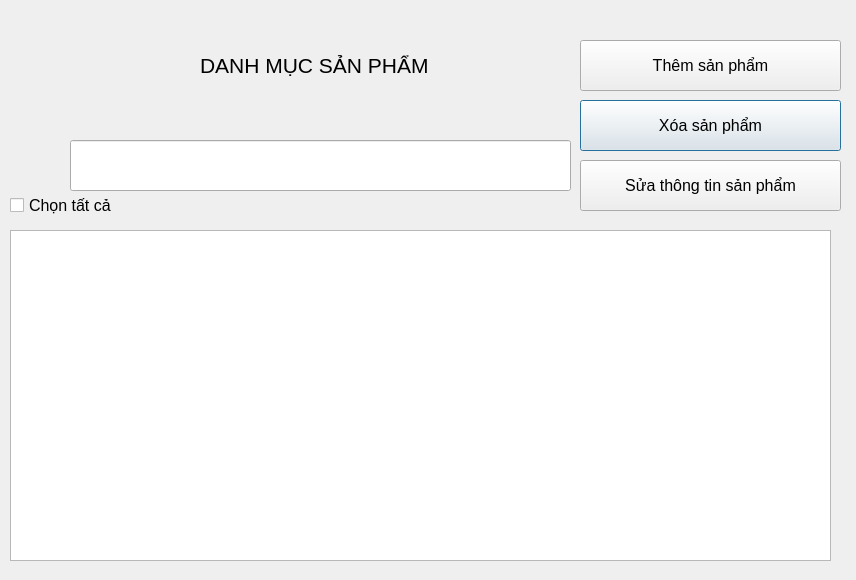
<?xml version="1.0" encoding="UTF-8"?>
<ui version="4.0">
 <class>CategoriesWindow</class>
 <widget class="QDialog" name="CategoriesWindow">
  <property name="geometry">
   <rect>
    <x>0</x>
    <y>0</y>
    <width>856</width>
    <height>580</height>
   </rect>
  </property>
  <property name="windowTitle">
   <string>Dialog</string>
  </property>
  <widget class="QStackedWidget" name="stackedWidget">
   <property name="geometry">
    <rect>
     <x>10</x>
     <y>10</y>
     <width>841</width>
     <height>561</height>
    </rect>
   </property>
   <property name="font">
    <font>
     <pointsize>12</pointsize>
    </font>
   </property>
   <property name="currentIndex">
    <number>0</number>
   </property>
   <widget class="QWidget" name="main_categories">
    <widget class="QPushButton" name="remove_book">
     <property name="geometry">
      <rect>
       <x>570</x>
       <y>90</y>
       <width>261</width>
       <height>51</height>
      </rect>
     </property>
     <property name="font">
      <font>
       <pointsize>12</pointsize>
      </font>
     </property>
     <property name="text">
      <string>Xóa sản phẩm</string>
     </property>
     <property name="icon">
      <iconset resource="galeries.qrc">
       <normaloff>:/image/remove_2.png</normaloff>:/image/remove_2.png</iconset>
     </property>
     <property name="iconSize">
      <size>
       <width>30</width>
       <height>30</height>
      </size>
     </property>
    </widget>
    <widget class="QPushButton" name="to_add_book">
     <property name="geometry">
      <rect>
       <x>570</x>
       <y>30</y>
       <width>261</width>
       <height>51</height>
      </rect>
     </property>
     <property name="font">
      <font>
       <pointsize>12</pointsize>
      </font>
     </property>
     <property name="text">
      <string>Thêm sản phẩm</string>
     </property>
     <property name="icon">
      <iconset resource="galeries.qrc">
       <normaloff>:/image/add.png</normaloff>:/image/add.png</iconset>
     </property>
     <property name="iconSize">
      <size>
       <width>30</width>
       <height>30</height>
      </size>
     </property>
    </widget>
    <widget class="QLineEdit" name="search">
     <property name="geometry">
      <rect>
       <x>60</x>
       <y>130</y>
       <width>501</width>
       <height>51</height>
      </rect>
     </property>
     <property name="font">
      <font>
       <pointsize>12</pointsize>
      </font>
     </property>
    </widget>
    <widget class="QPushButton" name="infor_edit">
     <property name="geometry">
      <rect>
       <x>570</x>
       <y>150</y>
       <width>261</width>
       <height>51</height>
      </rect>
     </property>
     <property name="font">
      <font>
       <pointsize>12</pointsize>
      </font>
     </property>
     <property name="text">
      <string>Sửa thông tin sản phẩm</string>
     </property>
     <property name="icon">
      <iconset resource="galeries.qrc">
       <normaloff>:/image/edit.png</normaloff>:/image/edit.png</iconset>
     </property>
     <property name="iconSize">
      <size>
       <width>30</width>
       <height>30</height>
      </size>
     </property>
    </widget>
    <widget class="QLabel" name="label_8">
     <property name="geometry">
      <rect>
       <x>0</x>
       <y>130</y>
       <width>51</width>
       <height>41</height>
      </rect>
     </property>
     <property name="text">
      <string/>
     </property>
     <property name="pixmap">
      <pixmap resource="galeries.qrc">:/image/search.png</pixmap>
     </property>
     <property name="scaledContents">
      <bool>true</bool>
     </property>
    </widget>
    <widget class="QTableView" name="categories_table">
     <property name="geometry">
      <rect>
       <x>0</x>
       <y>220</y>
       <width>821</width>
       <height>331</height>
      </rect>
     </property>
     <property name="font">
      <font>
       <pointsize>12</pointsize>
      </font>
     </property>
     <attribute name="verticalHeaderVisible">
      <bool>false</bool>
     </attribute>
    </widget>
    <widget class="QCheckBox" name="checkBox">
     <property name="geometry">
      <rect>
       <x>0</x>
       <y>180</y>
       <width>121</width>
       <height>31</height>
      </rect>
     </property>
     <property name="font">
      <font>
       <pointsize>12</pointsize>
      </font>
     </property>
     <property name="text">
      <string>Chọn tất cả</string>
     </property>
    </widget>
    <widget class="QLabel" name="label">
     <property name="geometry">
      <rect>
       <x>70</x>
       <y>10</y>
       <width>91</width>
       <height>81</height>
      </rect>
     </property>
     <property name="text">
      <string/>
     </property>
     <property name="pixmap">
      <pixmap resource="galeries.qrc">:/image/category.png</pixmap>
     </property>
     <property name="scaledContents">
      <bool>true</bool>
     </property>
    </widget>
    <widget class="QLabel" name="label_10">
     <property name="geometry">
      <rect>
       <x>190</x>
       <y>10</y>
       <width>351</width>
       <height>91</height>
      </rect>
     </property>
     <property name="font">
      <font>
       <pointsize>16</pointsize>
      </font>
     </property>
     <property name="text">
      <string>DANH MỤC SẢN PHẨM</string>
     </property>
    </widget>
   </widget>
   <widget class="QWidget" name="add_book">
    <widget class="QLabel" name="label_2">
     <property name="geometry">
      <rect>
       <x>30</x>
       <y>150</y>
       <width>121</width>
       <height>21</height>
      </rect>
     </property>
     <property name="font">
      <font>
       <pointsize>12</pointsize>
      </font>
     </property>
     <property name="text">
      <string>Tên sản phẩm</string>
     </property>
    </widget>
    <widget class="QLabel" name="label_3">
     <property name="geometry">
      <rect>
       <x>30</x>
       <y>210</y>
       <width>91</width>
       <height>31</height>
      </rect>
     </property>
     <property name="font">
      <font>
       <pointsize>12</pointsize>
      </font>
     </property>
     <property name="text">
      <string>Tên tác giả</string>
     </property>
    </widget>
    <widget class="QLabel" name="label_4">
     <property name="geometry">
      <rect>
       <x>30</x>
       <y>270</y>
       <width>101</width>
       <height>20</height>
      </rect>
     </property>
     <property name="font">
      <font>
       <pointsize>12</pointsize>
      </font>
     </property>
     <property name="text">
      <string>Giá bán</string>
     </property>
    </widget>
    <widget class="QLabel" name="label_5">
     <property name="geometry">
      <rect>
       <x>240</x>
       <y>10</y>
       <width>461</width>
       <height>61</height>
      </rect>
     </property>
     <property name="font">
      <font>
       <pointsize>16</pointsize>
      </font>
     </property>
     <property name="text">
      <string>THÊM DANH MỤC SẢN PHẨM MỚI</string>
     </property>
    </widget>
    <widget class="QLabel" name="label_6">
     <property name="geometry">
      <rect>
       <x>30</x>
       <y>330</y>
       <width>111</width>
       <height>31</height>
      </rect>
     </property>
     <property name="font">
      <font>
       <pointsize>12</pointsize>
      </font>
     </property>
     <property name="text">
      <string>Giá nhập</string>
     </property>
    </widget>
    <widget class="QLabel" name="label_7">
     <property name="geometry">
      <rect>
       <x>30</x>
       <y>390</y>
       <width>101</width>
       <height>31</height>
      </rect>
     </property>
     <property name="font">
      <font>
       <pointsize>12</pointsize>
      </font>
     </property>
     <property name="text">
      <string>Phân loại</string>
     </property>
    </widget>
    <widget class="QLineEdit" name="purchase_price">
     <property name="geometry">
      <rect>
       <x>190</x>
       <y>330</y>
       <width>551</width>
       <height>41</height>
      </rect>
     </property>
     <property name="font">
      <font>
       <pointsize>12</pointsize>
      </font>
     </property>
    </widget>
    <widget class="QLineEdit" name="selling_price">
     <property name="geometry">
      <rect>
       <x>190</x>
       <y>270</y>
       <width>551</width>
       <height>41</height>
      </rect>
     </property>
     <property name="font">
      <font>
       <pointsize>12</pointsize>
      </font>
     </property>
    </widget>
    <widget class="QLineEdit" name="title_edit">
     <property name="geometry">
      <rect>
       <x>190</x>
       <y>150</y>
       <width>551</width>
       <height>41</height>
      </rect>
     </property>
     <property name="font">
      <font>
       <pointsize>12</pointsize>
      </font>
     </property>
    </widget>
    <widget class="QPushButton" name="delay_status">
     <property name="geometry">
      <rect>
       <x>540</x>
       <y>490</y>
       <width>131</width>
       <height>61</height>
      </rect>
     </property>
     <property name="font">
      <font>
       <pointsize>12</pointsize>
      </font>
     </property>
     <property name="text">
      <string>Cancel</string>
     </property>
     <property name="icon">
      <iconset resource="galeries.qrc">
       <normaloff>:/image/cancel.png</normaloff>:/image/cancel.png</iconset>
     </property>
     <property name="iconSize">
      <size>
       <width>30</width>
       <height>30</height>
      </size>
     </property>
    </widget>
    <widget class="QPushButton" name="save_book">
     <property name="geometry">
      <rect>
       <x>690</x>
       <y>490</y>
       <width>141</width>
       <height>61</height>
      </rect>
     </property>
     <property name="font">
      <font>
       <pointsize>12</pointsize>
      </font>
     </property>
     <property name="text">
      <string>OK</string>
     </property>
     <property name="icon">
      <iconset resource="galeries.qrc">
       <normaloff>:/image/ok.png</normaloff>:/image/ok.png</iconset>
     </property>
     <property name="iconSize">
      <size>
       <width>30</width>
       <height>30</height>
      </size>
     </property>
    </widget>
    <widget class="QPushButton" name="to_main_categories">
     <property name="geometry">
      <rect>
       <x>370</x>
       <y>490</y>
       <width>141</width>
       <height>61</height>
      </rect>
     </property>
     <property name="font">
      <font>
       <pointsize>12</pointsize>
      </font>
     </property>
     <property name="text">
      <string>Quay lại</string>
     </property>
     <property name="icon">
      <iconset resource="galeries.qrc">
       <normaloff>:/image/back.png</normaloff>:/image/back.png</iconset>
     </property>
     <property name="iconSize">
      <size>
       <width>30</width>
       <height>30</height>
      </size>
     </property>
    </widget>
    <widget class="QPushButton" name="pushButton">
     <property name="geometry">
      <rect>
       <x>20</x>
       <y>490</y>
       <width>321</width>
       <height>61</height>
      </rect>
     </property>
     <property name="text">
      <string>Thêm sản phẩm từ file excel</string>
     </property>
     <property name="icon">
      <iconset resource="galeries.qrc">
       <normaloff>:/image/excel.png</normaloff>:/image/excel.png</iconset>
     </property>
     <property name="iconSize">
      <size>
       <width>30</width>
       <height>30</height>
      </size>
     </property>
    </widget>
    <widget class="QLabel" name="label_9">
     <property name="geometry">
      <rect>
       <x>30</x>
       <y>100</y>
       <width>121</width>
       <height>21</height>
      </rect>
     </property>
     <property name="font">
      <font>
       <pointsize>12</pointsize>
      </font>
     </property>
     <property name="text">
      <string>ISBN</string>
     </property>
    </widget>
    <widget class="QLineEdit" name="isbn_edit">
     <property name="geometry">
      <rect>
       <x>190</x>
       <y>85</y>
       <width>551</width>
       <height>41</height>
      </rect>
     </property>
     <property name="font">
      <font>
       <pointsize>14</pointsize>
      </font>
     </property>
    </widget>
    <widget class="QComboBox" name="type_box">
     <property name="geometry">
      <rect>
       <x>190</x>
       <y>390</y>
       <width>241</width>
       <height>41</height>
      </rect>
     </property>
    </widget>
    <widget class="QComboBox" name="author_box">
     <property name="geometry">
      <rect>
       <x>190</x>
       <y>210</y>
       <width>241</width>
       <height>41</height>
      </rect>
     </property>
    </widget>
    <widget class="QPushButton" name="add_new_author">
     <property name="geometry">
      <rect>
       <x>750</x>
       <y>210</y>
       <width>71</width>
       <height>41</height>
      </rect>
     </property>
     <property name="text">
      <string/>
     </property>
     <property name="icon">
      <iconset resource="galeries.qrc">
       <normaloff>:/image/add.png</normaloff>:/image/add.png</iconset>
     </property>
     <property name="iconSize">
      <size>
       <width>30</width>
       <height>30</height>
      </size>
     </property>
    </widget>
    <widget class="QLineEdit" name="author_edit">
     <property name="geometry">
      <rect>
       <x>440</x>
       <y>210</y>
       <width>301</width>
       <height>41</height>
      </rect>
     </property>
    </widget>
    <widget class="QPushButton" name="add_new_type">
     <property name="geometry">
      <rect>
       <x>750</x>
       <y>390</y>
       <width>71</width>
       <height>41</height>
      </rect>
     </property>
     <property name="text">
      <string/>
     </property>
     <property name="icon">
      <iconset resource="galeries.qrc">
       <normaloff>:/image/add.png</normaloff>:/image/add.png</iconset>
     </property>
     <property name="iconSize">
      <size>
       <width>30</width>
       <height>30</height>
      </size>
     </property>
    </widget>
    <widget class="QLineEdit" name="type_edit">
     <property name="geometry">
      <rect>
       <x>450</x>
       <y>390</y>
       <width>291</width>
       <height>41</height>
      </rect>
     </property>
    </widget>
    <widget class="QLabel" name="label_11">
     <property name="geometry">
      <rect>
       <x>150</x>
       <y>10</y>
       <width>81</width>
       <height>61</height>
      </rect>
     </property>
     <property name="text">
      <string/>
     </property>
     <property name="pixmap">
      <pixmap resource="galeries.qrc">:/image/new.png</pixmap>
     </property>
     <property name="scaledContents">
      <bool>true</bool>
     </property>
    </widget>
   </widget>
  </widget>
 </widget>
 <resources>
  <include location="galeries.qrc"/>
 </resources>
 <connections/>
</ui>
